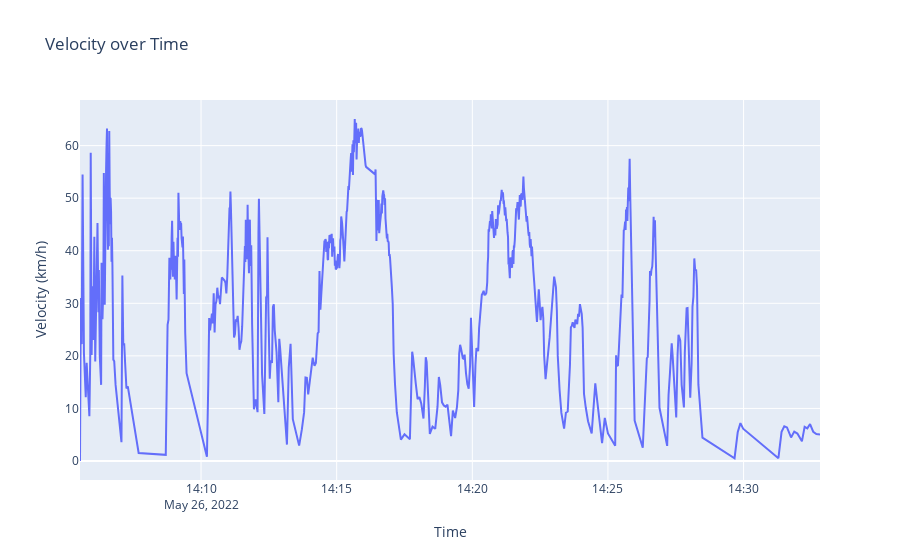

Notebook source saved alongside this figure:
### Code cell
plot_velocity(data3_generate)

### Figure 1 — Plotly figure (JSON) as saved in the notebook; plotly's stock layout.template omitted (floating-point values rounded to 4 significant figures; data arrays with more than 128 entries replaced by an {"elided": "..."} marker saying what was removed)
{"data": [{"mode": "lines", "name": "Speed (km/h)", "type": "scatter", "x": {"elided": "657 str values"}, "y": {"elided": "657 float values"}}], "layout": {"title": {"text": "Velocity over Time"}, "xaxis": {"title": {"text": "Time"}}, "yaxis": {"title": {"text": "Velocity (km/h)"}}}}
